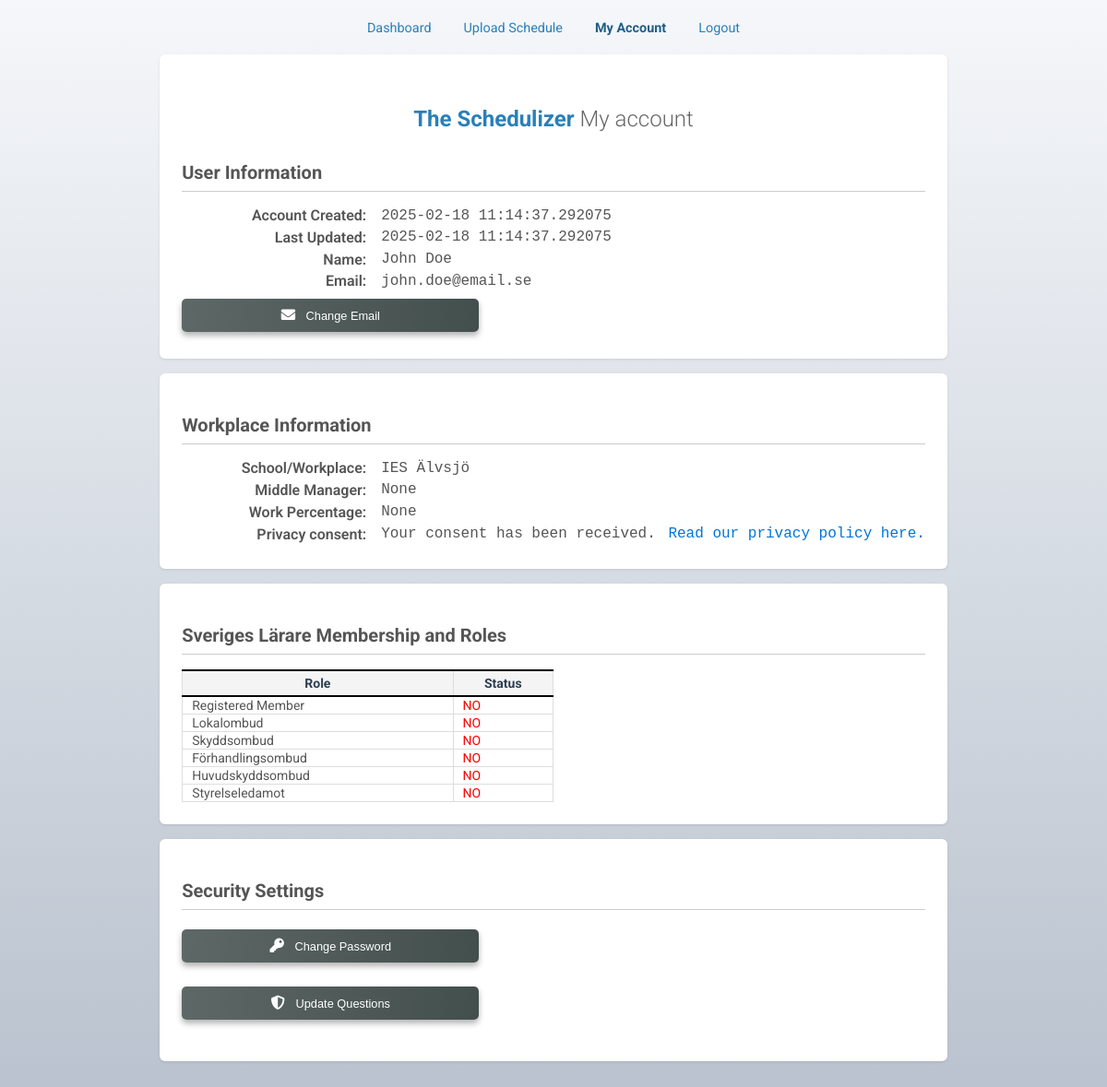
Before: /account (signed in) with the older database file.
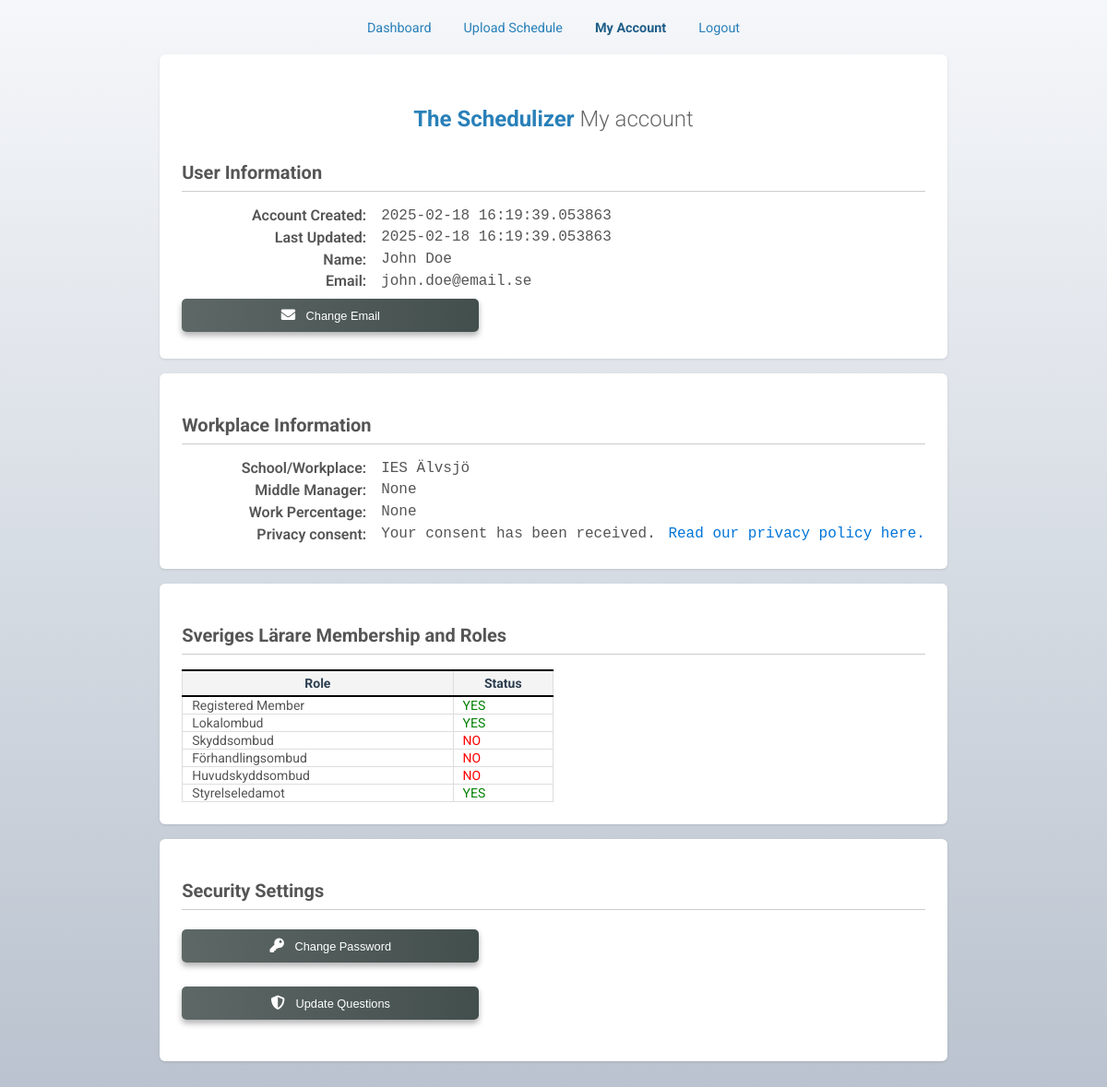
After: the same page with the newer database file.
### tables this page shows
CREATE TABLE users (
            user_id INTEGER PRIMARY KEY AUTOINCREMENT,  -- Auto-generate user_id
            first_name TEXT NOT NULL,
            last_name TEXT NOT NULL,
            school_id INTEGER NOT NULL,
            consent BOOLEAN NOT NULL CHECK (consent IN (0, 1)),
            created_at TIMESTAMP DEFAULT CURRENT_TIMESTAMP,
            updated_at TIMESTAMP DEFAULT CURRENT_TIMESTAMP,
            FOREIGN KEY (school_id) REFERENCES schools(school_id)
        );

### blueprints/account.py (the view)
@account_bp.route('/account', methods=['GET'])
def view_account():
    user_id = session.get("user_id")
    if not user_id:
        flash("You must be logged in to access this page.", "error")
        return redirect(url_for("auth_bp.login"))
    user = get_user(user_id)
    if not user:
        flash("User not found.", "error")
        return redirect(url_for("auth_bp.login"))
    security_questions = get_random_security_questions()
    conn = sqlite3.connect("user_data.db")
    cursor = conn.cursor()
    cursor.execute("""
        SELECT security_answer_1, security_answer_2, security_answer_3
        FROM user_auth WHERE user_id = ?
    """, (user_id,))
    security_answers = cursor.fetchone()
    conn.close()
    user["security_answer_1"] = security_answers[0] if security_answers else ""
    user["security_answer_2"] = security_answers[1] if security_answers else ""
    user["security_answer_3"] = security_answers[2] if security_answers else ""
    return render_template("view_my_account.html", user=user, security_questions=security_questions)

### app.py (called while the page is built)
@app.teardown_request
def clear_session(exception=None):
    essential_keys = ['user_id', 'role']  # Add keys you want to keep
    for key in list(session.keys()):
        if key not in essential_keys:
            session.pop(key, None)

### blueprints/authentication.py (called while the page is built)
def get_random_security_questions():
    file_path = "helpers/security_questions.txt"
    try:
        with open(file_path, "r", encoding="utf-8") as file:
            questions = [line.strip() for line in file if line.strip()]
        if len(questions) < 10:
            raise ValueError("Not enough questions in the file to select 10.")
        return random.sample(questions, 10)
    except FileNotFoundError:
        print("Error: Security questions file not found.")
        return []
    except ValueError as e:
        print(f"Error: {e}")
        return []

### templates/view_my_account.html (shortened to what this page needs)
{% extends "base.html" %}
{% block content %}
<div class="dashboard-menu">
    <ul class="menu-list">
        <li><a href="/dashboard">Dashboard</a></li>
        <li><a href="/">Upload Schedule</a></li>
        <li><a href="/account" class="active">My Account</a></li>
        <li><a href="/logout" class="logout">Logout</a></li>
    </ul>
</div>
<div class="card">
    <div class="account-container">
        <h2>The Schedulizer <span>My account</span></h2>
    </div>
    <h3>User Information</h3>
    <div class="row">
        <label>Account Created:</label>
        <p>{{ user.created_at }}</p>
    </div>
    <div class="row">
        <label>Last Updated:</label>
        <p>{{ user.updated_at }}</p>
    </div>
    <div class="row">
        <label>Name:</label>
        <p>{{ user.first_name|capitalize }} {{ user.last_name|capitalize }}</p>
    </div>
    <div class="row">
        <label>Email:</label>
        <p>{{ user.login_id }}</p>
    </div>
    <button id="editEmailBtn" class="btn-primary-a">
        <i class="fas fa-envelope"></i> <span>Change Email</span>
    </button>
</div>
<div class="card">
    <h3>Workplace Information</h3>
    <div class="row">
        <label>School/Workplace:</label>
        <p>{{ user.school_name }}</p>
    </div>
    <div class="row">
        <label>Middle Manager:</label>
        <p>{{ user.middle_manager }}</p>
    </div>
    <div class="row">
        <label>Work Percentage:</label>
        <p>{{ user.work_percent }}</p>
    </div>
    <div class="row privacy-row">
        <label>Privacy consent:</label>
        <p>
            {% if user.consent == 1 %}
                Your consent has been received. <a href="/privacy_policy" target="_blank" class="privacy-policy-link">Read our privacy policy here.</a>
            {% else %}
                Consent not provided. Please review our <a href="/privacy_policy" target="_blank" class="privacy-policy-link">privacy policy here.</a>
            {% endif %}
        </p>
    </div>
</div>
<div class="card">
    <h3>Sveriges Lärare Membership and Roles</h3>
    <table class="table tb2" style="width: 50%">
        <thead>
            <tr>
                <th>Role</th>
                <th>Status</th>
            </tr>
        </thead>
        <tbody>
            <tr>
                <td>Registered Member</td>
                <td class="{{ 'green' if user.sl_member == 1 else 'red' }}">{{ 'YES' if user.sl_member == 1 else 'NO' }}</td>
            </tr>
            <tr>
                <td>Lokalombud</td>
                <td class="{{ 'green' if user.lokalombud == 1 else 'red' }}">{{ 'YES' if user.lokalombud == 1 else 'NO' }}</td>
            </tr>
            <tr>
                <td>Skyddsombud</td>
                <td class="{{ 'green' if user.skyddsombud == 1 else 'red' }}">{{ 'YES' if user.skyddsombud == 1 else 'NO' }}</td>
            </tr>
            <tr>
                <td>Förhandlingsombud</td>
                <td class="{{ 'green' if user.forhandlingsombud == 1 else 'red' }}">{{ 'YES' if user.forhandlingsombud == 1 else 'NO' }}</td>
            </tr>
            <tr>
                <td>Huvudskyddsombud</td>
                <td class="{{ 'green' if user.huvudskyddsombud == 1 else 'red' }}">{{ 'YES' if user.huvudskyddsombud == 1 else 'NO' }}</td>
            </tr>
            <tr>
                <td>Styrelseledamot</td>
                <td class="{{ 'green' if user.styrelseledamot == 1 else 'red' }}">{{ 'YES' if user.styrelseledamot == 1 else 'NO' }}</td>
            </tr>
        </tbody>
    </table>
</div>
<div class="card" style = "margin-bottom: 5em;">
    <h3>Security Settings</h3>
    <div class="change-password-container" style="margin-bottom: 1em;">
        <button id="changePasswordBtn" class="btn-primary-a">
            <i class="fas fa-key"></i> <span>Change Password</span>
        </button>
    </div>
    <div class="security-questions-container" style="margin-bottom: 1em;">
        <button id="updateSecurityBtn" class="btn-primary-a">
            <i class="fas fa-shield-alt"></i> <span>Update Questions</span>
        </button>
    </div>
</div>
{% endblock %}

Changed rows visible on the page:
changed users "John": created_at "2025-02-18 11:14:37.292075" → "2025-02-18 16:19:39.053863"; updated_at "2025-02-18 11:14:37.292075" → "2025-02-18 16:19:39.053863"
Other visible differences:
{{ 'YES' if user.sl_member == 1 else 'NO' }}: "NO" → "YES"
{{ 'YES' if user.lokalombud == 1 else 'NO' }}: "NO" → "YES"
{{ 'YES' if user.styrelseledamot == 1 else 'NO' }}: "NO" → "YES"
